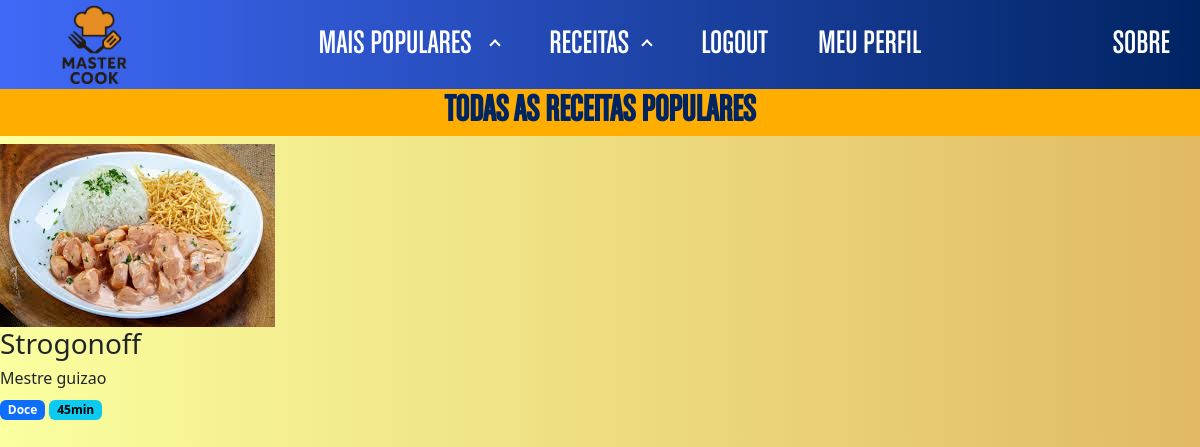
/receitas/populares/ (signed in), run on the app's committed database.
### mastercook/area_administrativa/models.py (models this page shows)
class Receita(models.Model):
    DOCE = "D"
    SALGADA = "S"
    CATEGORIA_CHOICES=(
        (DOCE,'Doce'),
        (SALGADA,'Salgada'),
    )
    nome_prato = models.CharField(verbose_name="Nome do prato",max_length=50, blank=True, null=True)
    receita = models.TextField(max_length=200, blank=True, null=True)
    imagem = models.ImageField(
        upload_to="receitas/",   # pasta dentro de MEDIA_ROOT
        blank=True,
        null=True
    )
    mestre = models.ForeignKey(Usuario, on_delete=models.DO_NOTHING, blank = True, null = True)
    popular = models.BooleanField(default=False)
    tempo_preparo = models.PositiveIntegerField(verbose_name="Tempo de preparo (em minutos)", blank = True, null = True, default=0 )
    categoria = models.CharField(
        max_length=1,
        choices=CATEGORIA_CHOICES,
    )
    ativa = models.BooleanField(default=False)
    class Meta:
        verbose_name_plural = 'Receitas'
        verbose_name = 'Receita'
        ordering = ('nome_prato',  'categoria','mestre')
    def __str__(self):
        return self.nome_prato

### mastercook/usuarios/models.py (models this page shows, shortened)
class Usuario(AbstractUser):
    apelido = models.CharField(max_length=50, blank=True, null=True)
    bio = models.TextField(blank=True, null=True)
    avatar = models.ImageField(
        upload_to="avatar/",   # pasta dentro de MEDIA_ROOT
        blank=True,
        null=True
    )

### mastercook/website/views.py (the view)
# urls.py: path('receitas/populares/', views.popular, name='populares'),
def popular(request):
    receitas_populares = Receita.objects.filter(popular=True, ativa=True)
    print(receitas_populares)
    return render(request, 'receitas/populares.html', {'receitas_populares': receitas_populares})

### mastercook/website/templates/receitas/populares.html (shortened to what this page needs)
{% extends "base.html" %}
{% load static %}
{% block 'head' %}
  <link href="https://cdn.jsdelivr.net/npm/bootstrap@5.3.6/dist/css/bootstrap.min.css" rel="stylesheet">
  <link rel="stylesheet" href="{% static 'css/main.css' %}">
{% endblock %}
{% block 'conteudo'%}
<h1 class="titulos_segundaspaginas">TODAS AS RECEITAS POPULARES</h1>
<div class="galeria" id="galeria_populares">
{% for receita in receitas_populares %}
  <a title="{{receita.nome_prato}} do mestre {{receita.mestre.username}}" onclick="exibirReceita('{{receita.id}}', '{{receita.mestre.username}}')">
              <div class="item" id="receita-{{receita.id}}">
                <img src="{{receita.imagem.url}}" alt="Imagem da receita {{receita.nome_prato}}" style="max-height: 200px; object-fit: cover;">
                <div class="info">
                  <h3>{{receita.nome_prato}}</h3>
                  <h6>Mestre {{receita.mestre.username}}</h6>
                  <p>
                  <span class="badge text-bg-primary">
                    {% if receita.categoria == "S" %}
                      Salgado
                    {% else %}
                      Doce
                    {% endif %}
                  </span>
                    <span class="badge text-bg-info">{{receita.tempo_preparo}}min</span>
                  </p>
                </div>
              </div>
  </a>
{% endfor %}
</div>
{% endblock %}

### mastercook/static/css/main.css (style rules this page uses)
body { background: linear-gradient(to right, #FAFF9F, #E1BA63); margin: 0%; }
h1 { color: #002462; text-align: center; font-family: chalet; letter-spacing: 0px; font-size: 35px; }
.titulos_segundaspaginas { font-family: chalet; text-align: center; color: #002462; letter-spacing: 0px; font-size: 39px; background-color: #ffae00; font-weight: bold; }

### data on the page
Receita: imagem (picture), nome_prato "Strogonoff", mestre.username "guizao", categoria "Doce", tempo_preparo "45"
